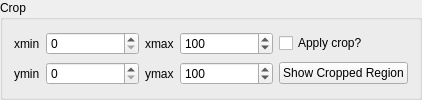
                   <widget class="QGroupBox" name="groupBox_9">
                    <property name="toolTip">
                     <string>&lt;html&gt;&lt;head/&gt;&lt;body&gt;&lt;p&gt;Crop the output file size. Only the pixels within the crop bounds will be exported.&lt;/p&gt;&lt;/body&gt;&lt;/html&gt;</string>
                    </property>
                    <property name="title">
                     <string>Crop</string>
                    </property>
                    <layout class="QGridLayout" name="gridLayout_11">
                     <item row="0" column="0">
                      <widget class="QLabel" name="label_36">
                       <property name="toolTip">
                        <string>&lt;html&gt;&lt;head/&gt;&lt;body&gt;&lt;p&gt;Crop the output file size. Only the pixels within the crop bounds will be exported.&lt;/p&gt;&lt;/body&gt;&lt;/html&gt;</string>
                       </property>
                       <property name="text">
                        <string>xmin</string>
                       </property>
                      </widget>
                     </item>
                     <item row="1" column="4">
                      <widget class="QSpinBox" name="spinBox_21">
                       <property name="minimumSize">
                        <size>
                         <width>93</width>
                         <height>0</height>
                        </size>
                       </property>
                       <property name="toolTip">
                        <string>&lt;html&gt;&lt;head/&gt;&lt;body&gt;&lt;p&gt;Crop the output file size. Only the pixels within the crop bounds will be exported.&lt;/p&gt;&lt;/body&gt;&lt;/html&gt;</string>
                       </property>
                       <property name="maximum">
                        <number>1000</number>
                       </property>
                       <property name="value">
                        <number>100</number>
                       </property>
                      </widget>
                     </item>
                     <item row="0" column="2">
                      <widget class="QSpinBox" name="spinBox_22">
                       <property name="minimumSize">
                        <size>
                         <width>93</width>
                         <height>0</height>
                        </size>
                       </property>
                       <property name="toolTip">
                        <string>&lt;html&gt;&lt;head/&gt;&lt;body&gt;&lt;p&gt;Crop the output file size. Only the pixels within the crop bounds will be exported.&lt;/p&gt;&lt;/body&gt;&lt;/html&gt;</string>
                       </property>
                       <property name="maximum">
                        <number>1000</number>
                       </property>
                      </widget>
                     </item>
                     <item row="1" column="6">
                      <widget class="QPushButton" name="pushButton_13">
                       <property name="toolTip">
                        <string>&lt;html&gt;&lt;head/&gt;&lt;body&gt;&lt;p&gt;Crop the output file size. Only the pixels within the crop bounds will be exported.&lt;/p&gt;&lt;/body&gt;&lt;/html&gt;</string>
                       </property>
                       <property name="text">
                        <string>Show Cropped Region</string>
                       </property>
                      </widget>
                     </item>
                     <item row="0" column="4">
                      <widget class="QSpinBox" name="spinBox_23">
                       <property name="minimumSize">
                        <size>
                         <width>93</width>
                         <height>0</height>
                        </size>
                       </property>
                       <property name="toolTip">
                        <string>&lt;html&gt;&lt;head/&gt;&lt;body&gt;&lt;p&gt;Crop the output file size. Only the pixels within the crop bounds will be exported.&lt;/p&gt;&lt;/body&gt;&lt;/html&gt;</string>
                       </property>
                       <property name="maximum">
                        <number>1000</number>
                       </property>
                       <property name="value">
                        <number>100</number>
                       </property>
                      </widget>
                     </item>
                     <item row="1" column="0">
                      <widget class="QLabel" name="label_37">
                       <property name="toolTip">
                        <string>&lt;html&gt;&lt;head/&gt;&lt;body&gt;&lt;p&gt;Crop the output file size. Only the pixels within the crop bounds will be exported.&lt;/p&gt;&lt;/body&gt;&lt;/html&gt;</string>
                       </property>
                       <property name="text">
                        <string>ymin</string>
                       </property>
                      </widget>
                     </item>
                     <item row="1" column="2">
                      <widget class="QSpinBox" name="spinBox_20">
                       <property name="minimumSize">
                        <size>
                         <width>93</width>
                         <height>0</height>
                        </size>
                       </property>
                       <property name="toolTip">
                        <string>&lt;html&gt;&lt;head/&gt;&lt;body&gt;&lt;p&gt;Crop the output file size. Only the pixels within the crop bounds will be exported.&lt;/p&gt;&lt;/body&gt;&lt;/html&gt;</string>
                       </property>
                       <property name="minimum">
                        <number>0</number>
                       </property>
                       <property name="maximum">
                        <number>1000</number>
                       </property>
                       <property name="value">
                        <number>0</number>
                       </property>
                      </widget>
                     </item>
                     <item row="0" column="3">
                      <widget class="QLabel" name="label_38">
                       <property name="toolTip">
                        <string>&lt;html&gt;&lt;head/&gt;&lt;body&gt;&lt;p&gt;Crop the output file size. Only the pixels within the crop bounds will be exported.&lt;/p&gt;&lt;/body&gt;&lt;/html&gt;</string>
                       </property>
                       <property name="text">
                        <string>xmax</string>
                       </property>
                      </widget>
                     </item>
                     <item row="1" column="3">
                      <widget class="QLabel" name="label_39">
                       <property name="toolTip">
                        <string>&lt;html&gt;&lt;head/&gt;&lt;body&gt;&lt;p&gt;Crop the output file size. Only the pixels within the crop bounds will be exported.&lt;/p&gt;&lt;/body&gt;&lt;/html&gt;</string>
                       </property>
                       <property name="text">
                        <string>ymax</string>
                       </property>
                      </widget>
                     </item>
                     <item row="0" column="6">
                      <widget class="QCheckBox" name="checkBox_apply_crop">
                       <property name="text">
                        <string>Apply crop?</string>
                       </property>
                      </widget>
                     </item>
                    </layout>
                   </widget>
